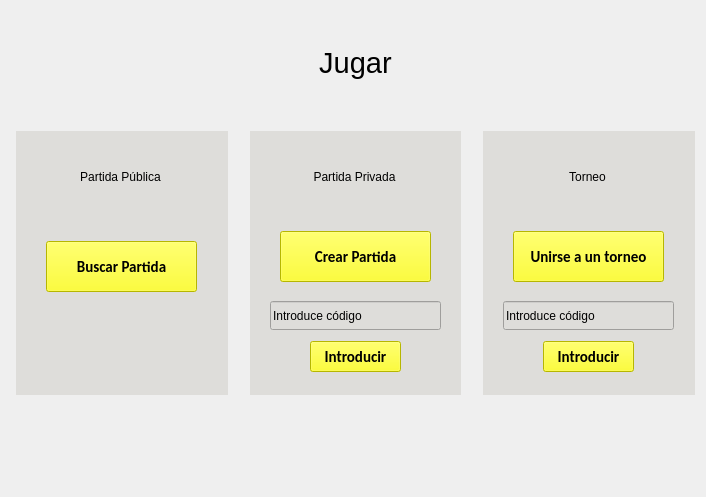
<?xml version="1.0" encoding="UTF-8"?>
<ui version="4.0">
 <class>Menu</class>
 <widget class="QMainWindow" name="Menu">
  <property name="geometry">
   <rect>
    <x>0</x>
    <y>0</y>
    <width>706</width>
    <height>497</height>
   </rect>
  </property>
  <property name="minimumSize">
   <size>
    <width>706</width>
    <height>497</height>
   </size>
  </property>
  <property name="maximumSize">
   <size>
    <width>706</width>
    <height>497</height>
   </size>
  </property>
  <property name="windowTitle">
   <string>Guiñote</string>
  </property>
  <widget class="QWidget" name="centralwidget">
   <widget class="QLabel" name="label">
    <property name="geometry">
     <rect>
      <x>0</x>
      <y>0</y>
      <width>706</width>
      <height>497</height>
     </rect>
    </property>
    <property name="text">
     <string/>
    </property>
    <property name="pixmap">
     <pixmap>../Imagenes/Tapete_verde.jpg</pixmap>
    </property>
   </widget>
   <widget class="QWidget" name="horizontalLayoutWidget">
    <property name="geometry">
     <rect>
      <x>0</x>
      <y>0</y>
      <width>711</width>
      <height>501</height>
     </rect>
    </property>
    <layout class="QHBoxLayout" name="horizontalLayout">
     <item>
      <widget class="QLabel" name="label_14">
       <property name="maximumSize">
        <size>
         <width>10</width>
         <height>100</height>
        </size>
       </property>
       <property name="text">
        <string/>
       </property>
      </widget>
     </item>
     <item>
      <layout class="QVBoxLayout" name="verticalLayout">
       <item>
        <widget class="QLabel" name="label_5">
         <property name="maximumSize">
          <size>
           <width>231</width>
           <height>125</height>
          </size>
         </property>
         <property name="font">
          <font>
           <pointsize>22</pointsize>
          </font>
         </property>
         <property name="cursor">
          <cursorShape>ArrowCursor</cursorShape>
         </property>
         <property name="text">
          <string/>
         </property>
         <property name="alignment">
          <set>Qt::AlignCenter</set>
         </property>
        </widget>
       </item>
       <item>
        <widget class="QWidget" name="widget" native="true">
         <property name="maximumSize">
          <size>
           <width>231</width>
           <height>360</height>
          </size>
         </property>
         <property name="styleSheet">
          <string notr="true">background-color: rgb(222, 221, 218);
border-color: rgb(0, 0, 0);</string>
         </property>
         <widget class="QLabel" name="label_6">
          <property name="geometry">
           <rect>
            <x>0</x>
            <y>0</y>
            <width>209</width>
            <height>91</height>
           </rect>
          </property>
          <property name="text">
           <string>Partida Pública</string>
          </property>
          <property name="alignment">
           <set>Qt::AlignCenter</set>
          </property>
         </widget>
         <widget class="QPushButton" name="boton_confirmar_registro">
          <property name="geometry">
           <rect>
            <x>30</x>
            <y>110</y>
            <width>151</width>
            <height>51</height>
           </rect>
          </property>
          <property name="font">
           <font>
            <family>Calibri</family>
            <pointsize>11</pointsize>
            <weight>75</weight>
            <bold>true</bold>
           </font>
          </property>
          <property name="styleSheet">
           <string notr="true">background-color: rgb(255, 255, 0);</string>
          </property>
          <property name="text">
           <string>Buscar Partida</string>
          </property>
         </widget>
        </widget>
       </item>
       <item>
        <widget class="QLabel" name="label_7">
         <property name="maximumSize">
          <size>
           <width>16777215</width>
           <height>100</height>
          </size>
         </property>
         <property name="text">
          <string/>
         </property>
        </widget>
       </item>
      </layout>
     </item>
     <item>
      <widget class="QLabel" name="label_11">
       <property name="maximumSize">
        <size>
         <width>10</width>
         <height>100</height>
        </size>
       </property>
       <property name="text">
        <string/>
       </property>
      </widget>
     </item>
     <item>
      <layout class="QVBoxLayout" name="verticalLayout_4">
       <item>
        <widget class="QLabel" name="label_2">
         <property name="maximumSize">
          <size>
           <width>231</width>
           <height>125</height>
          </size>
         </property>
         <property name="font">
          <font>
           <pointsize>22</pointsize>
          </font>
         </property>
         <property name="cursor">
          <cursorShape>ArrowCursor</cursorShape>
         </property>
         <property name="text">
          <string>Jugar</string>
         </property>
         <property name="alignment">
          <set>Qt::AlignCenter</set>
         </property>
        </widget>
       </item>
       <item>
        <widget class="QWidget" name="widget_2" native="true">
         <property name="maximumSize">
          <size>
           <width>231</width>
           <height>360</height>
          </size>
         </property>
         <property name="styleSheet">
          <string notr="true">background-color: rgb(222, 221, 218);
border-color: rgb(0, 0, 0);</string>
         </property>
         <widget class="QLabel" name="label_17">
          <property name="geometry">
           <rect>
            <x>0</x>
            <y>0</y>
            <width>209</width>
            <height>91</height>
           </rect>
          </property>
          <property name="text">
           <string>Partida Privada</string>
          </property>
          <property name="alignment">
           <set>Qt::AlignCenter</set>
          </property>
         </widget>
         <widget class="QPushButton" name="boton_confirmar_registro_3">
          <property name="geometry">
           <rect>
            <x>30</x>
            <y>100</y>
            <width>151</width>
            <height>51</height>
           </rect>
          </property>
          <property name="font">
           <font>
            <family>Calibri</family>
            <pointsize>11</pointsize>
            <weight>75</weight>
            <bold>true</bold>
           </font>
          </property>
          <property name="styleSheet">
           <string notr="true">background-color: rgb(255, 255, 0);</string>
          </property>
          <property name="text">
           <string>Crear Partida</string>
          </property>
         </widget>
         <widget class="QPushButton" name="boton_confirmar_registro_4">
          <property name="geometry">
           <rect>
            <x>60</x>
            <y>210</y>
            <width>91</width>
            <height>31</height>
           </rect>
          </property>
          <property name="font">
           <font>
            <family>Calibri</family>
            <pointsize>11</pointsize>
            <weight>75</weight>
            <bold>true</bold>
           </font>
          </property>
          <property name="styleSheet">
           <string notr="true">background-color: rgb(255, 255, 0);</string>
          </property>
          <property name="text">
           <string>Introducir</string>
          </property>
         </widget>
         <widget class="QLineEdit" name="text_nombre_real">
          <property name="geometry">
           <rect>
            <x>20</x>
            <y>170</y>
            <width>171</width>
            <height>29</height>
           </rect>
          </property>
          <property name="text">
           <string>Introduce código</string>
          </property>
         </widget>
        </widget>
       </item>
       <item>
        <widget class="QLabel" name="label_16">
         <property name="maximumSize">
          <size>
           <width>16777215</width>
           <height>100</height>
          </size>
         </property>
         <property name="text">
          <string/>
         </property>
        </widget>
       </item>
      </layout>
     </item>
     <item>
      <widget class="QLabel" name="label_12">
       <property name="maximumSize">
        <size>
         <width>10</width>
         <height>100</height>
        </size>
       </property>
       <property name="text">
        <string/>
       </property>
      </widget>
     </item>
     <item>
      <layout class="QVBoxLayout" name="verticalLayout_3">
       <item>
        <widget class="QLabel" name="label_9">
         <property name="maximumSize">
          <size>
           <width>231</width>
           <height>125</height>
          </size>
         </property>
         <property name="font">
          <font>
           <pointsize>22</pointsize>
          </font>
         </property>
         <property name="cursor">
          <cursorShape>ArrowCursor</cursorShape>
         </property>
         <property name="text">
          <string/>
         </property>
         <property name="alignment">
          <set>Qt::AlignCenter</set>
         </property>
        </widget>
       </item>
       <item>
        <widget class="QWidget" name="widget_3" native="true">
         <property name="maximumSize">
          <size>
           <width>231</width>
           <height>360</height>
          </size>
         </property>
         <property name="styleSheet">
          <string notr="true">background-color: rgb(222, 221, 218);
border-color: rgb(0, 0, 0);</string>
         </property>
         <widget class="QLabel" name="label_18">
          <property name="geometry">
           <rect>
            <x>0</x>
            <y>0</y>
            <width>209</width>
            <height>91</height>
           </rect>
          </property>
          <property name="text">
           <string>Torneo</string>
          </property>
          <property name="alignment">
           <set>Qt::AlignCenter</set>
          </property>
         </widget>
         <widget class="QPushButton" name="boton_confirmar_registro_5">
          <property name="geometry">
           <rect>
            <x>30</x>
            <y>100</y>
            <width>151</width>
            <height>51</height>
           </rect>
          </property>
          <property name="font">
           <font>
            <family>Calibri</family>
            <pointsize>11</pointsize>
            <weight>75</weight>
            <bold>true</bold>
           </font>
          </property>
          <property name="styleSheet">
           <string notr="true">background-color: rgb(255, 255, 0);</string>
          </property>
          <property name="text">
           <string>Unirse a un torneo</string>
          </property>
         </widget>
         <widget class="QPushButton" name="boton_confirmar_registro_6">
          <property name="geometry">
           <rect>
            <x>60</x>
            <y>210</y>
            <width>91</width>
            <height>31</height>
           </rect>
          </property>
          <property name="font">
           <font>
            <family>Calibri</family>
            <pointsize>11</pointsize>
            <weight>75</weight>
            <bold>true</bold>
           </font>
          </property>
          <property name="styleSheet">
           <string notr="true">background-color: rgb(255, 255, 0);</string>
          </property>
          <property name="text">
           <string>Introducir</string>
          </property>
         </widget>
         <widget class="QLineEdit" name="text_nombre_real_2">
          <property name="geometry">
           <rect>
            <x>20</x>
            <y>170</y>
            <width>171</width>
            <height>29</height>
           </rect>
          </property>
          <property name="text">
           <string>Introduce código</string>
          </property>
         </widget>
        </widget>
       </item>
       <item>
        <widget class="QLabel" name="label_10">
         <property name="maximumSize">
          <size>
           <width>16777215</width>
           <height>100</height>
          </size>
         </property>
         <property name="text">
          <string/>
         </property>
        </widget>
       </item>
      </layout>
     </item>
     <item>
      <widget class="QLabel" name="label_15">
       <property name="maximumSize">
        <size>
         <width>10</width>
         <height>100</height>
        </size>
       </property>
       <property name="text">
        <string/>
       </property>
      </widget>
     </item>
    </layout>
   </widget>
  </widget>
 </widget>
 <resources/>
 <connections/>
</ui>
